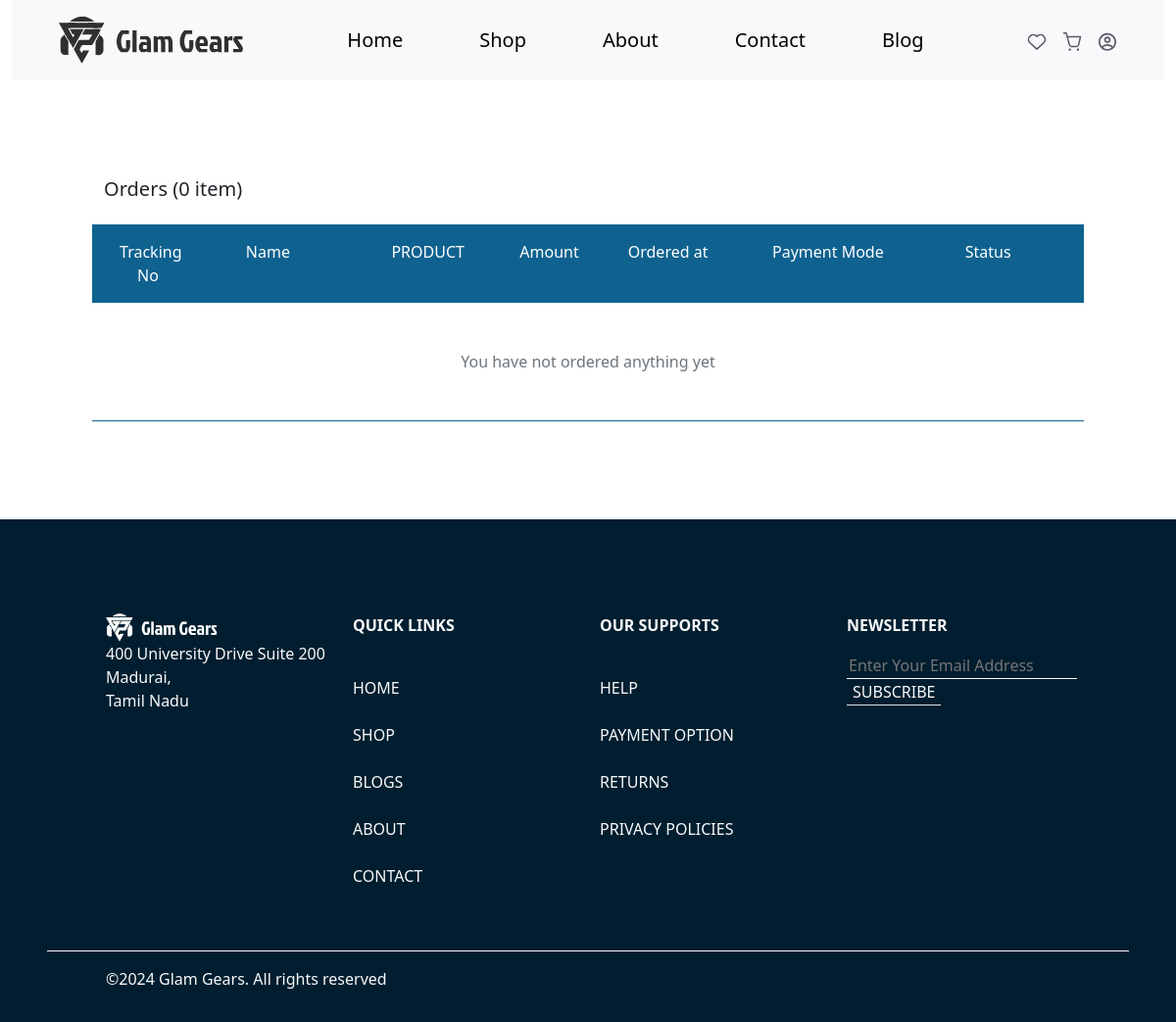
/orders.php (signed in), run on an earlier commit of the app's database.
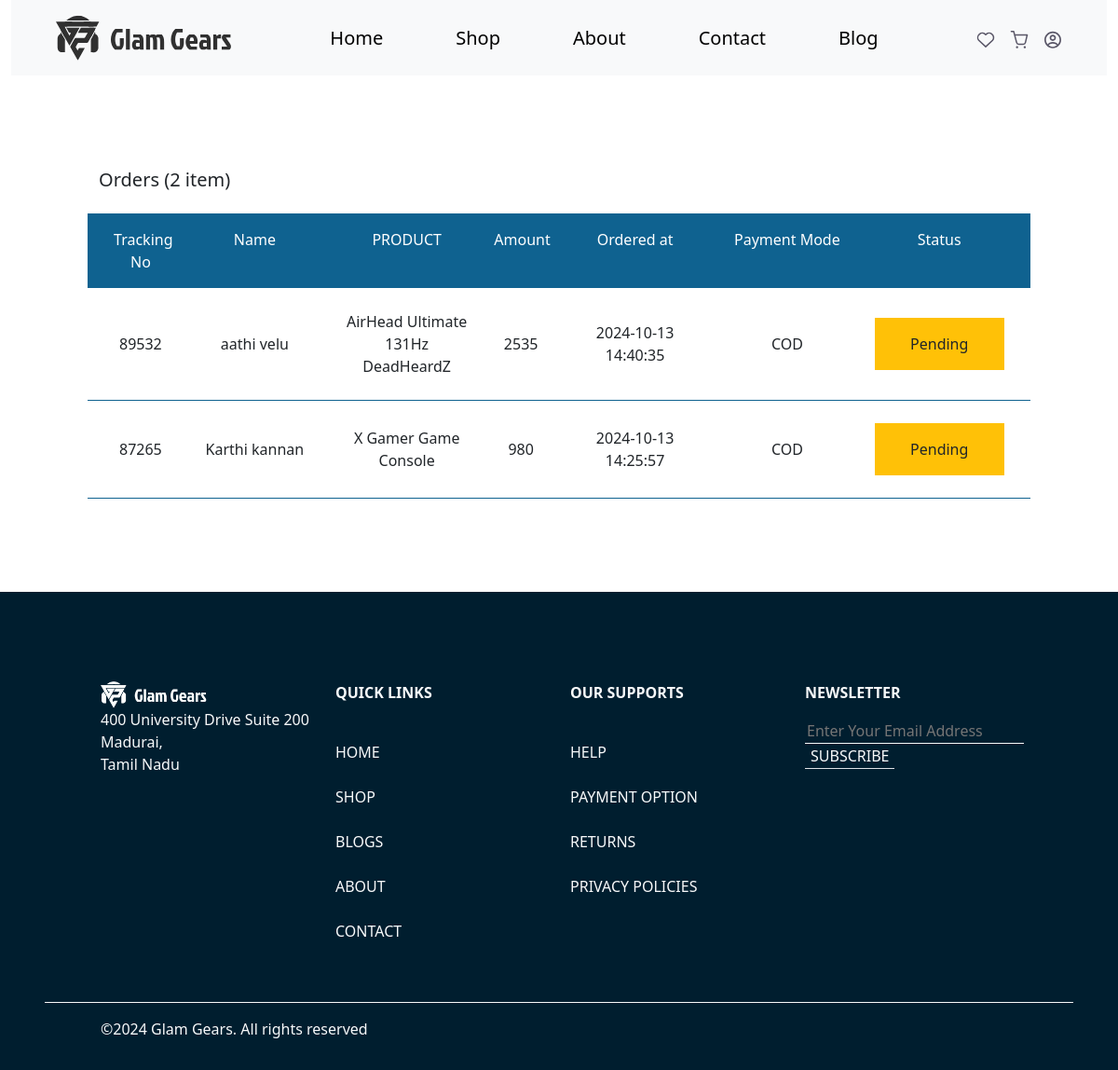
And on a later commit of the database.
### tables this page shows
CREATE TABLE `order_items` (
  `order_item_id` int(11) NOT NULL,
  `product_id` int(10) NOT NULL,
  `order_id` int(10) NOT NULL,
  `quantity` int(10) NOT NULL,
  `price` int(10) NOT NULL,
  `product_name` varchar(100) NOT NULL,
  `order_status` varchar(15) NOT NULL DEFAULT 'Pending',
  `ordered_at` timestamp NOT NULL DEFAULT current_timestamp()
);

CREATE TABLE `orders` (
  `order_id` int(11) NOT NULL,
  `tracking_no` int(10) NOT NULL,
  `user_id` int(10) NOT NULL,
  `confirmation` varchar(30) NOT NULL DEFAULT 'Pending',
  `fname` varchar(100) NOT NULL,
  `lname` varchar(100) NOT NULL,
  `email` varchar(100) NOT NULL,
  `address` varchar(100) NOT NULL,
  `state` varchar(100) NOT NULL,
  `city` varchar(100) NOT NULL,
  `zipcode` int(10) NOT NULL,
  `phone` int(10) NOT NULL,
  `total_amount` int(20) NOT NULL,
  `coupon_code` varchar(20) NOT NULL,
  `payment_mode` varchar(20) NOT NULL,
  `created_at` timestamp NULL DEFAULT current_timestamp(),
  `update_at` timestamp NOT NULL DEFAULT current_timestamp() ON UPDATE current_timestamp()
);

CREATE TABLE `products` (
  `id` int(11) NOT NULL,
  `product_id` int(100) NOT NULL,
  `product_name` varchar(100) NOT NULL,
  `product_description` longtext NOT NULL,
  `product_price` decimal(10,2) NOT NULL,
  `discount_percent` decimal(2,2) NOT NULL,
  `product_quantity` int(100) NOT NULL,
  `category_name` varchar(100) NOT NULL,
  `brand_name` varchar(100) NOT NULL,
  `product_status` varchar(8) NOT NULL DEFAULT 'active',
  `merchant_id` int(100) NOT NULL,
  `main_image_name` varchar(100) NOT NULL,
  `is_featured` varchar(1) NOT NULL,
  `created_at` timestamp NOT NULL DEFAULT current_timestamp() ON UPDATE current_timestamp(),
  `updated_at` timestamp NOT NULL DEFAULT current_timestamp()
);

### orders.php (the view, shortened to what this page needs)
<?php
$userId = $_SESSION['user'];
?>
<!DOCTYPE html>
<html lang="en">
<?php
include_once('./head.php');
?>
<?php
include_once('./header.php');
?>
<div class="cart-items">
    <div class="row">
        <?php
        require_once "./config.php";
        $sql = "SELECT COUNT(*) AS total_ordered_items FROM order_items JOIN orders ON order_items.order_id = orders.order_id WHERE orders.user_id = ?";
        $stmt = $config->prepare($sql);
        $stmt->bind_param("s", $userId);
        $stmt->execute();
        $result = $stmt->get_result();
        if ($result->num_rows > 0) {
            $row = $result->fetch_assoc();
            $totalRows = $row['total_ordered_items'];
        }
        ?>
        <h5>Orders (<?php echo $totalRows; ?> item)</h5>
        <div class="cart-container mt-3">
            <form action="" method="post">
                <div style="background-color: #0f6290" class="row text-white p-3 fw-medium d-none d-lg-flex">
                    <div class="col-1">
                        <p class="mb-0 text-center">Tracking No</p>
                    </div>
                    <div class="col-2">
                        <p class="mb-0 text-center">Name</p>
                    </div>
                    <div class="col-2">
                        <p class="mb-0 text-center">PRODUCT</p>
                    </div>
                    <div class="col-1">
                        <p class="mb-0 text-center">Amount</p>
                    </div>
                    <div class="col-2">
                        <p class="mb-0 text-center">Ordered at</p>
                    </div>
                    <div class="col-2">
                        <p class="mb-0 text-center">Payment Mode</p>
                    </div>
                    <div class="col-2">
                        <p class="mb-0 text-center">Status</p>
                    </div>
                </div>
                <?php
                include('./config.php');
                $productSql = "SELECT * FROM order_items oi INNER JOIN products p ON oi.product_id = p.product_id JOIN orders o ON o.order_id =oi.order_id  WHERE o.user_id = ? GROUP BY oi.order_item_id ORDER BY oi.ordered_at DESC";
                $productStmt = $config->prepare($productSql);
                $productStmt->bind_param("i", $userId);
                $productStmt->execute();
                $productResult = $productStmt->get_result();
                if ($productResult->num_rows > 0) {
                    while ($productRow = $productResult->fetch_assoc()) {
                ?>
                        <div style="border-bottom: 1px solid #0f6290" class="row text-secondary px-3 py-4 fw-medium d-flex gap-4 gap-lg-0 align-items-center">
                            <div class="col-12 col-lg-1 d-flex d-lg-block align-items-center ">
                                <p class="mb-0 fw-medium text-dark ms-2 ms-lg-0 text-center"><?php echo $productRow['tracking_no'];  ?></p>
                            </div>
                            <div class="col-12 col-lg-2 d-flex d-lg-block align-items-center ">
                                <p class="mb-0 fw-medium text-dark ms-2 ms-lg-0 text-center"><?php echo $productRow['fname'] . ' ' . $productRow['lname'];  ?></p>
                            </div>
                            <div class="col-12 col-lg-2 d-flex d-lg-block align-items-center ">
                                <p class="mb-0 fw-medium text-dark ms-2 ms-lg-0 text-center"><?php echo $productRow['product_name'];  ?></p>
                            </div>
                            <div class="col-12 col-lg-1 d-flex d-lg-block align-items-center ">
                                <p class="mb-0 fw-medium text-dark ms-2 ms-lg-0 text-center"><?php echo ($productRow['price'] * (1 - $productRow['discount_percent'])) * $productRow['quantity'];  ?></p>
                            </div>
                            <div class="col-12 col-lg-2 d-flex d-lg-block align-items-center ">
                                <p class="mb-0 fw-medium text-dark ms-2 ms-lg-0 text-center"><?php echo $productRow['created_at'];  ?></p>
                            </div>
                            <div class="col-12 col-lg-2 d-flex d-lg-block align-items-center ">
                                <p class="mb-0 fw-medium text-dark ms-2 ms-lg-0 text-center"><?php echo $productRow['payment_mode'];  ?></p>
                            </div>
                            <div class="col-12 col-lg-2 d-flex d-lg-block align-items-center ">
                                <p class="mb-0 fw-medium text-dark ms-2 ms-lg-0 text-center py-lg-3 <?php if ($productRow['order_status'] == "Completed") {
                                                                                                        echo "text-bg-success text-white";
                                                                                                    } else {
                                                                                                        echo "text-bg-warning";
                                                                                                    };  ?>"><?php echo $productRow['order_status'];  ?></p>
                            </div>
                        </div>
                <?php
                    }
                } else {
                    echo '<div style="border-bottom: 1px solid #0f6290" class="row text-secondary px-3 py-5 fw-medium d-flex gap-4 gap-lg-0 align-items-center ">
          <div class="col-12 text-center">You have not ordered anything yet </div>
          </div>';
                }
                ?>
        </div>
    </div>
</div>
<?php
include_once('./footer.php');
?>

### head.php (shortened to what this page needs)
<head>
    <link rel="stylesheet" href="./css/style.css" />
    <link rel="stylesheet" href="./node_modules/bootstrap-icons/font/bootstrap-icons.min.css" />
    <link rel="stylesheet" href="./node_modules/bootstrap/dist/css/bootstrap.min.css" />
    <link rel="stylesheet" href="./node_modules/bootstrap-icons/font/bootstrap-icons.min.css" />
    <link rel="stylesheet" href="./css/jquery-ui.css">
</head>

### header.php (shortened to what this page needs)
<body>
    <section class="container-fluid ">
        <header class="position-relative">
            <nav class="bg-light">
                <div class="w-full mx-auto px-1 px-md-5 px-lg-16 py-3 d-flex justify-content-between align-items-center">
                    <div class="d-flex">
                        <a href="./index.php">
                            <img src="./assets/icon/logo.svg" alt="Logo" class="img-fluid" />
                        </a>
                    </div>
                    <?php $pagename = $_SERVER['PHP_SELF']; ?>
                    <ul class="d-lg-flex align-items-center gap-3 gap-xl-5 d-none list-unstyled fs-5 mb-0">
                        <li>
                            <a href="./index.php" class="<?php if (basename($pagename) == 'index.php') {
                                                                echo 'navactive';
                                                            }  ?> link-underline nav link-underline-opacity-0 ">Home</a>
                        </li>
                        <li>
                            <a href="./shop.php" class="<?php if (basename($pagename) == 'shop.php') {
                                                            echo 'navactive';
                                                        } ?>  link-underline nav link-underline-opacity-0 ">Shop</a>
                        </li>
                        <li>
                            <a href="./about.php" class="<?php if (basename($pagename) == 'about.php') {
                                                                echo 'navactive';
                                                            }  ?>  link-underline  nav link-underline-opacity-0 ">About</a>
                        </li>
                        <li>
                            <a href="./contact.php" class="<?php if (basename($pagename) == 'contact.php') {
                                                                echo 'navactive';
                                                            } ?>  link-underline nav link-underline-opacity-0 ">Contact</a>
                        </li>
                        <li>
                            <a href="./blogs.php" class="<?php if (basename($pagename) == 'blogs.php') {
                                                                echo 'navactive';
                                                            }  ?>  link-underline nav link-underline-opacity-0 ">Blog</a>
                        </li>
                    </ul>
                    <div class="d-flex gap-3 position-relative">
                        <a class="d-lg-block d-none w-100" href="./wishlist.php">
                            <img class="img-fluid" src="./assets/icon/Heart.svg" alt="haertico" />
                        </a>
                        <a class="d-lg-block d-none w-100" href="./cart.php">
                            <img class="img-fluid" src="./assets/icon/Shoppingcart.svg" alt="cartico" />
                        </a>
                        <button id="menuBtn" class="w-100 bg-transparent border-0 p-0">
                            <img class="img-fluid" src="./assets/icon/Avatar.svg" alt="profileico" />
                        </button>
                    </div>
                </div>
            </nav>
                </html>

### footer.php (shortened to what this page needs)
<footer class="row px-2 px-lg-5 text-light d-flex justify-content-center" style="background-color: #001e2f">
    <div class="row border-bottom border-light p-2 p-md-5 mt-5 d-flex gap-5 gap-lg-0">
        <div class="col-11 col-lg-3">
            <a href="./index.php">
                <img class="img-fluid w-50 w-lg-100" src="./assets/icon/logowhite.png" alt="" />
            </a>
            <p>400 University Drive Suite 200 Madurai,<br>Tamil Nadu</p>
        </div>
        <div class="col-5 col-lg-3">
            <ul class="list-unstyled d-flex flex-column gap-4">
                <p class="fw-bold">QUICK LINKS</p>
                <li>
                    <a href="./index.php" class="link-light link-underline-opacity-0">HOME</a>
                </li>
                <li>
                    <a href="./shop.php" class="link-light link-underline-opacity-0">SHOP</a>
                </li>
                <li>
                    <a href="./blogs.php" class="link-light link-underline-opacity-0">BLOGS</a>
                </li>
                <li>
                    <a href="./about.php" class="link-light link-underline-opacity-0">ABOUT</a>
                </li>
                <li>
                    <a href="./contact.php" class="link-light link-underline-opacity-0">CONTACT</a>
                </li>
            </ul>
        </div>
        <div class="col-5 col-lg-3">
            <ul class="list-unstyled d-flex flex-column gap-4">
                <p class="fw-bold">OUR SUPPORTS</p>
                <li>
                    <a href="" class="link-light link-underline-opacity-0">HELP</a>
                </li>
                <li>
                    <a href="" class="link-light link-underline-opacity-0">PAYMENT OPTION</a>
                </li>
                <li>
                    <a href="" class="link-light link-underline-opacity-0">RETURNS</a>
                </li>
                <li>
                    <a href="" class="link-light link-underline-opacity-0">PRIVACY POLICIES</a>
                </li>
            </ul>
        </div>
        <div class="col-11 col-lg-3 order-2 order-lg-last">
            <p class="fw-bold">NEWSLETTER</p>
            <form class="flex flex-column flex-lg-row align-items-center" method="post" action="<?php echo $_SERVER['PHP_SELF']; ?>">
                <input placeholder="Enter Your Email Address" type="email" name="newsEmail" class="bg-transparent text-light border-bottom border-light placeholder-glow border-top-0 border-start-0 border-end-0" required />
                <button type="submit" name="subscribe" class="bg-transparent text-light border-bottom border-top-0 border-start-0 border-end-0">
                    SUBSCRIBE
                </button>
            </form>
        </div>
    </div>
    <div class="row px-5 py-3">
        <p>&copy;2024 Glam Gears. All rights reserved</p>
    </div>
</footer>
</body>
</html>

### css/style.css (style rules this page uses)
a { cursor: pointer; }
p { margin-bottom: 0%; }
button { cursor: pointer; }
.cart-items { padding: 100px 12%; }
@media only screen and (max-width: 1430px) { .cart-items { padding: 100px 8% !important; } }

### header.php (style rules this page uses)
.nav { color: #000; padding: 8px 15px; }

What changed in the data, as far as the page shows it:
added order_items: order.tracking_no "89532", order.fname "aathi", order.lname "velu", products.product_name "AirHead Ultimate 131Hz DeadHeardZ", price+quantity "2535", order.created_at "2024-10-13 14:40:35", order.payment_mode "COD", order_status "Pending"
added order_items: order.tracking_no "87265", order.fname "Karthi", order.lname "kannan", products.product_name "X Gamer Game Console", price+quantity "980", order.created_at "2024-10-13 14:25:57", order.payment_mode "COD", order_status "Pending"
Also different on the page:
$totalRows: "0" → "2"
text no longer shown: "You have not ordered anything yet"
